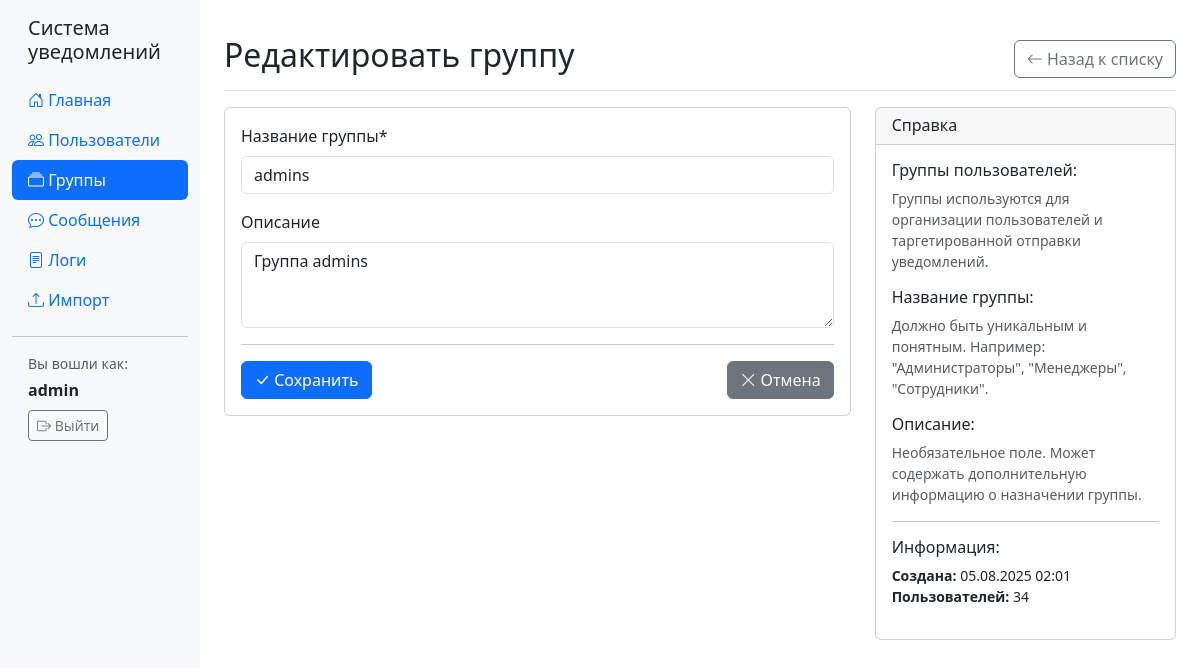
/groups/1/edit/ (signed in), run on an earlier commit of the app's database.
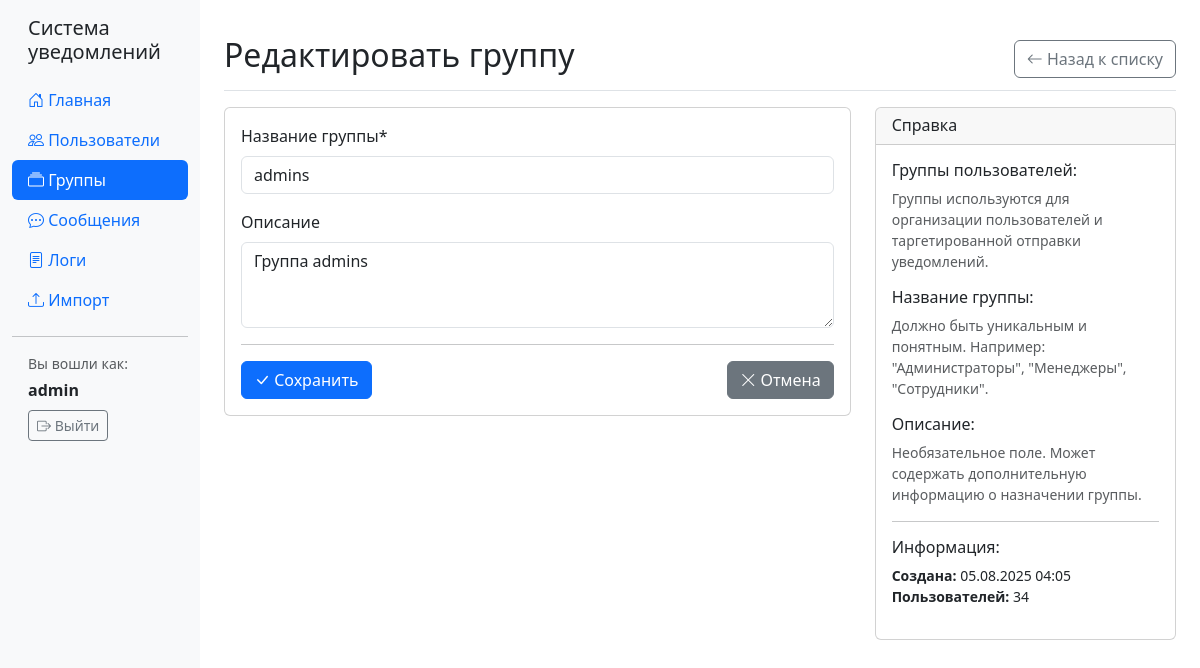
And on a later commit of the database.
### notifications/models.py (models this page shows, shortened)
class UserGroup(models.Model):
    name = models.CharField(max_length=100, unique=True)
    description = models.TextField(blank=True)
    created_at = models.DateTimeField(auto_now_add=True)
    class Meta:
        verbose_name = "Группа пользователей"
        verbose_name_plural = "Группы пользователей"

### notifications/views.py (the view)
# urls.py: path('groups/<int:group_id>/edit/', views.group_edit, name='group_edit'),
@login_required
def group_edit(request, group_id):
    group = get_object_or_404(UserGroup, id=group_id)
    if request.method == 'POST':
        form = UserGroupForm(request.POST, instance=group)
        if form.is_valid():
            form.save()
            messages.success(request, 'Группа успешно обновлена')
            return redirect('group_list')
    else:
        form = UserGroupForm(instance=group)
    return render(request, 'notifications/group_form.html', {
        'form': form,
        'title': 'Редактировать группу',
        'group': group
    })

### notifications/forms.py
class UserGroupForm(forms.ModelForm):
    class Meta:
        model = UserGroup
        fields = ['name', 'description']
        widgets = {
            'name': forms.TextInput(attrs={
                'class': 'form-control',
                'placeholder': 'Название группы'
            }),
            'description': forms.Textarea(attrs={
                'class': 'form-control',
                'rows': 3,
                'placeholder': 'Описание группы'
            }),
        }
        labels = {
            'name': 'Название группы',
            'description': 'Описание',
        }

### templates/notifications/group_form.html (shortened to what this page needs)
{% extends 'base.html' %}
{% load crispy_forms_tags %}
{% block content %}
<div class="d-flex justify-content-between flex-wrap flex-md-nowrap align-items-center pt-3 pb-2 mb-3 border-bottom">
    <h1 class="h2">{{ title }}</h1>
    <div class="btn-toolbar mb-2 mb-md-0">
        <a href="{% url 'group_list' %}" class="btn btn-outline-secondary">
            <i class="bi bi-arrow-left"></i> Назад к списку
        </a>
    </div>
</div>
<div class="row">
    <div class="col-md-8">
        <div class="card">
            <div class="card-body">
                <form method="post">
                    <div class="mb-3">
                        {{ form.name|as_crispy_field }}
                    </div>
                    <div class="mb-3">
                        {{ form.description|as_crispy_field }}
                    </div>
                    <hr>
                    <div class="d-flex justify-content-between">
                        <button type="submit" class="btn btn-primary">
                            <i class="bi bi-check-lg"></i> Сохранить
                        </button>
                        <a href="{% url 'group_list' %}" class="btn btn-secondary">
                            <i class="bi bi-x-lg"></i> Отмена
                        </a>
                    </div>
                </form>
            </div>
        </div>
    </div>
    <div class="col-md-4">
        <div class="card">
            <div class="card-header">
                <h6 class="mb-0">Справка</h6>
            </div>
            <div class="card-body">
                <h6>Группы пользователей:</h6>
                <p class="small text-muted">
                    Группы используются для организации пользователей и
                    таргетированной отправки уведомлений.
                </p>
                <h6 class="mt-3">Название группы:</h6>
                <p class="small text-muted">
                    Должно быть уникальным и понятным. Например: "Администраторы",
                    "Менеджеры", "Сотрудники".
                </p>
                <h6 class="mt-3">Описание:</h6>
                <p class="small text-muted">
                    Необязательное поле. Может содержать дополнительную информацию
                    о назначении группы.
                </p>
                {% if group %}
                    <hr>
                    <h6>Информация:</h6>
                    <p class="small">
                        <strong>Создана:</strong> {{ group.created_at|date:"d.m.Y H:i" }}<br>
                        <strong>Пользователей:</strong> {{ group.users.count }}
                    </p>
                {% endif %}
            </div>
        </div>
    </div>
</div>
{% endblock %}

What changed in the data, as far as the page shows it:
changed UserGroup "admins": created_at "05.08.2025 02:01" → "05.08.2025 04:05"
